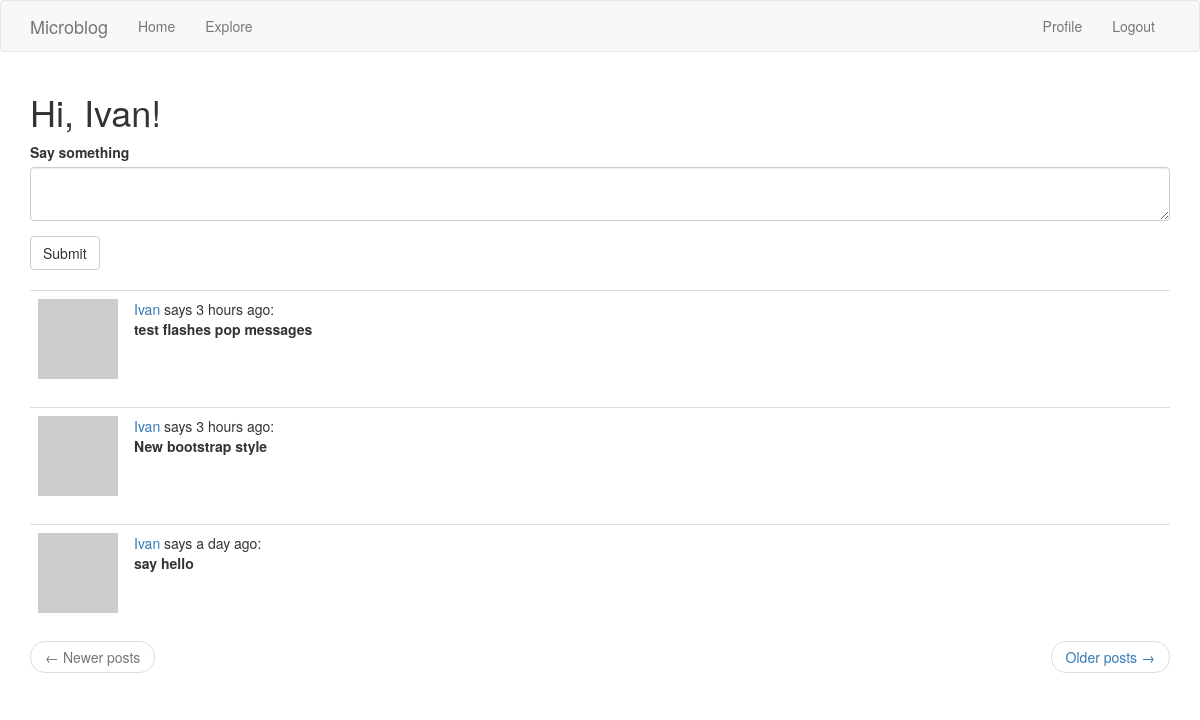
Page / (signed in) on the earlier database version.
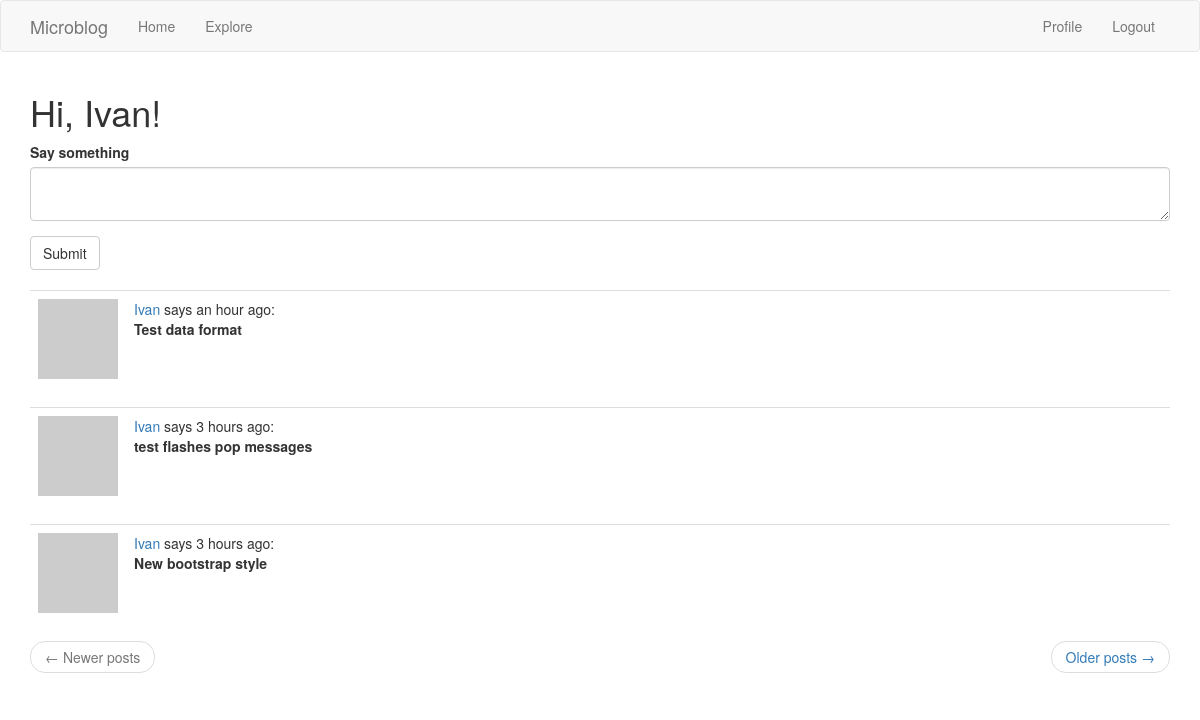
Same page on the later database version.
### blog/models.py (models this page shows, shortened)
class User(UserMixin, db.Model):
    __tablename__ = 'users'
    id = db.Column(db.Integer, primary_key=True)
    username = db.Column(db.String(64), index=True, unique=True)
    email = db.Column(db.String(128), index=True, unique=True)
    password_hash = db.Column(db.String(128))
    posts = db.relationship('Post', backref='author', lazy='dynamic')
    about_me = db.Column(db.String(160))
    last_seen = db.Column(db.DateTime, default=datetime.utcnow)
    followed = db.relationship('User',
                               secondary=followed_followers,
                               primaryjoin=(followed_followers.c.follower_id == id),
                               secondaryjoin=(followed_followers.c.followed_id == id),
                               backref=db.backref('followers', lazy='dynamic'),
                               lazy='dynamic')
    def get_avatar(self, size):
        avatar = md5(self.email.lower().encode('utf-8')).hexdigest()
        return f'https://www.gravatar.com/avatar/{avatar}?d=identicon&s={size}'
    def get_followed_posts(self):
        followed = Post.query.\
            join(followed_followers, (followed_followers.c.followed_id == Post.user_id)).\
            filter(followed_followers.c.follower_id == self.id)
        own = Post.query.filter_by(user_id=self.id)
        return followed.union(own).order_by(Post.timestamp.desc())

class Post(db.Model):
    __tablename__ = 'posts'
    id = db.Column(db.Integer, primary_key=True)
    body = db.Column(db.String(140))
    timestamp = db.Column(db.DateTime, index=True, default=datetime.utcnow)
    user_id = db.Column(db.Integer, db.ForeignKey('users.id'))

### blog/routes.py (the view)
@app.route('/', methods=['GET', 'POST'])
@login_required
def index():
    form = PostForm()
    if form.validate_on_submit():
        post = Post(body=form.post.data, author=current_user)
        db.session.add(post)
        db.session.commit()
        flash('Your post is live now!', 'info')
        return redirect(url_for('index'))
    page = request.args.get('page', 1, type=int)
    posts = current_user.get_followed_posts().paginate(page, app.config['POST_PER_PAGE'], False)
    next_url = url_for('index', page=posts.next_num) if posts.has_next else None
    prev_url = url_for('index', page=posts.prev_num) if posts.has_prev else None
    return render_template('index.html', posts=posts.items, form=form, next_url=next_url, prev_url=prev_url)

### blog/forms.py
class PostForm(FlaskForm):
    post = TextAreaField('Say something', validators=[DataRequired(), Length(min=0, max=140)])
    submit = SubmitField('Submit')

### blog/models.py (called while the page is built)
@login.user_loader
def load_user(user_id):
    return User.query.get(int(user_id))

### blog/routes.py (called while the page is built)
@app.before_request
def before_request():
    if current_user.is_authenticated:
        current_user.last_seen = datetime.utcnow()
        db.session.commit()

### blog/templates/index.html
{% extends "base.html" %}
{% import 'bootstrap/wtf.html' as wtf %}
{% block app_content %}
    <h1>Hi, {{ current_user.username }}!</h1>
    <div class="row">
        <div class="col-md-12">
            {% if form %}
            {{ wtf.quick_form(form) }}
            <br>
            {% endif %}
        </div>
    </div>
    {% for post in posts %}
        {% include '_post.html' %}
    {% endfor %}
    {% include '_pagination.html' %}
{% endblock %}

### blog/templates/base.html (shortened to what this page needs)
{% extends 'bootstrap/base.html' %}
{% block navbar %}
    <nav class="navbar navbar-default">
        <div class="container">
            <div class="navbar-header">
                <a class="navbar-brand" href="{{ url_for('index') }}">Microblog</a>
            </div>
            <div class="collapse navbar-collapse" id="bs-example-navbar-collapse-1">
                <ul class="nav navbar-nav">
                    <li><a href="{{ url_for('index') }}">Home</a></li>
                    <li><a href="{{ url_for('explore') }}">Explore</a></li>
                </ul>
                <ul class="nav navbar-nav navbar-right">
                    {% if current_user.is_anonymous %}
                    <li><a href="{{ url_for('login') }}">Login</a></li>
                    <li><a href="{{ url_for('register') }}">Register</a></li>
                    {% else %}
                    <li><a href="{{ url_for('user', username=current_user.username) }}">Profile</a></li>
                    <li><a href="{{ url_for('logout') }}">Logout</a></li>
                    {% endif %}
                </ul>
            </div>
        </div>
    </nav>
{% endblock %}
{% block content %}
    <div class="container">
        {% block app_content %}{% endblock %}
    </div>
{% endblock %}

### blog/templates/_post.html
 <table class="table table-hover">
        <tr>
            <td width="70px">
                <a href="{{ url_for('user', username=post.author.username) }}">
                    <img src="{{ post.author.get_avatar(80) }}" />
                </a>
            </td>
            <td>
                <a href="{{ url_for('user', username=post.author.username) }}">
                    {{ post.author.username }}
                </a>
                says {{ moment(post.timestamp).fromNow() }}:
                <br>
                <b>{{ post.body }}</b>
                <br>
            </td>
        </tr>
    </table>

### blog/templates/_pagination.html
<nav aria-label="...">
        <ul class="pager">
            <li class="previous{% if not prev_url %} disabled{% endif %}">
                <a href="{{ prev_url or '#' }}">
                    <span aria-hidden="true">&larr;</span> Newer posts
                </a>
            </li>
            <li class="next{% if not next_url %} disabled{% endif %}">
                <a href="{{ next_url or '#' }}">
                    Older posts <span aria-hidden="true">&rarr;</span>
                </a>
            </li>
        </ul>
    </nav>

Differences in the rows shown:
no longer on this page (row unchanged): Post: author.username "Ivan", timestamp "a day ago", body "say hello"
added Post: author.username "Ivan", timestamp "an hour ago", body "Test data format"
